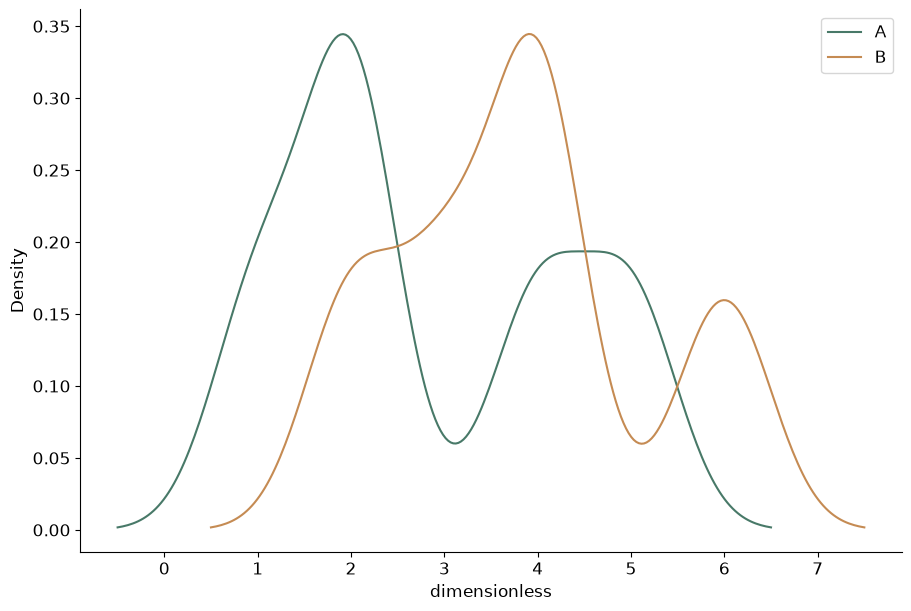

This chart was generated by the following Python code:
# Tuyan deterministic figure renderer v1; values are immutable source data.
import json
import math
import numpy as np
import matplotlib
matplotlib.use('Agg')
import matplotlib.pyplot as plt
from matplotlib.patches import Circle
from matplotlib.colors import ListedColormap, BoundaryNorm
d = json.loads("{\"type\":\"density\",\"rows\":[{\"group\":\"A\",\"value\":1},{\"group\":\"A\",\"value\":2},{\"group\":\"A\",\"value\":2},{\"group\":\"A\",\"value\":4},{\"group\":\"A\",\"value\":5},{\"group\":\"B\",\"value\":2},{\"group\":\"B\",\"value\":3},{\"group\":\"B\",\"value\":4},{\"group\":\"B\",\"value\":4},{\"group\":\"B\",\"value\":6}],\"units\":{\"value\":\"dimensionless\",\"x\":\"dimensionless\",\"y\":\"dimensionless\",\"size\":\"dimensionless\",\"low\":\"dimensionless\",\"high\":\"dimensionless\",\"start\":\"dimensionless\",\"end\":\"dimensionless\",\"effect\":\"dimensionless\",\"p\":\"dimensionless\",\"mean\":\"dimensionless\",\"fpr\":\"dimensionless\",\"tpr\":\"dimensionless\",\"recall\":\"dimensionless\",\"precision\":\"dimensionless\",\"predicted\":\"dimensionless\",\"observed\":\"dimensionless\",\"count\":\"dimensionless\",\"a\":\"dimensionless\",\"b\":\"dimensionless\",\"se\":\"dimensionless\",\"u\":\"dimensionless\",\"v\":\"dimensionless\",\"time\":\"dimensionless\",\"event\":\"dimensionless\"},\"options\":{\"bandwidth\":0.5,\"bins\":5,\"nullValue\":0,\"initialValue\":0,\"levels\":[0.5,1,1.5]},\"analysis\":{\"method\":\"pca\",\"description\":\"Synthetic precomputed QA values; not a statistical analysis of research data.\",\"pKind\":\"p\"},\"variants\":[],\"pixels\":1024,\"plotStyle\":{\"width\":9,\"height\":6,\"fontSize\":12}}")
r, kind, opt = d['rows'], d['type'], d['options']
plt.rcParams.update({'font.size':d['plotStyle']['fontSize']})
fig, ax = plt.subplots(figsize=(d['plotStyle']['width'], d['plotStyle']['height']), layout='constrained')
fig.set_facecolor('white')
fig._tuyan_target_pixels = d['pixels']
colors = ['#487968','#c58b53','#647da6','#a77592','#a5a659']
labels = [str(row.get('label',i+1)) for i,row in enumerate(r)]
unit = d['units']
def col(name):
    return np.array([row[name] for row in r], dtype=float)
def grouped():
    names = list(dict.fromkeys([str(row.get('group','Data')) for row in r]))
    return names, [np.array([row['value'] for row in r if str(row.get('group','Data')) == name], dtype=float) for name in names]
def density(values):
    # User-specified positive bandwidth; no concealed automatic inference.
    bw=float(opt['bandwidth'])
    grid=np.linspace(float(min(values))-3*bw,float(max(values))+3*bw,256)
    z=(grid[:,None]-values[None,:])/bw
    return grid,np.exp(-0.5*z*z).mean(axis=1)/(bw*math.sqrt(2*math.pi))
if kind in ['bar','dotplot','lollipop','forest']:
    y=np.arange(len(r)); values=col('value')
    if kind=='bar':
        bars=ax.barh(y,values,color=colors[0]); assert np.allclose([b.get_width() for b in bars],values)
    elif kind=='lollipop':
        ax.hlines(y,0,values,color=colors[0]); ax.scatter(values,y,color=colors[0])
    elif kind=='forest':
        ax.errorbar(values,y,xerr=np.vstack([values-col('low'),col('high')-values]),fmt='o',color=colors[0],capsize=3)
        ax.axvline(float(opt['nullValue']),color='#969e96',linestyle='--')
    else: ax.scatter(values,y,color=colors[0])
    ax.set_yticks(y,labels);ax.invert_yaxis();ax.set_xlabel(unit['value'])
elif kind in ['dumbbell','gantt']:
    y=np.arange(len(r));start,end=col('start'),col('end')
    if kind=='gantt': ax.barh(y,end-start,left=start,color=colors[0])
    else:
        ax.hlines(y,start,end,color='#9da99e');ax.scatter(start,y,label=opt.get('startLabel','Start'),color=colors[0]);ax.scatter(end,y,label=opt.get('endLabel','End'),color=colors[1]);ax.legend()
    ax.set_yticks(y,labels);ax.invert_yaxis();ax.set_xlabel(unit['start'])
elif kind=='waterfall':
    values=col('value');start=float(opt['initialValue'])+np.r_[0,np.cumsum(values)[:-1]]
    ax.bar(np.arange(len(r)),values,bottom=start,color=[colors[0] if v>=0 else colors[1] for v in values]);ax.set_xticks(np.arange(len(r)),labels,rotation=30);ax.set_ylabel(unit['value']);ax.axhline(0,color='#adb3a9')
elif kind=='histogram':
    values=col('value');counts,edges=np.histogram(values,bins=opt['bins'])
    assert int(counts.sum())==len(values)
    artists=ax.bar(edges[:-1],counts,width=np.diff(edges),align='edge',color=colors[0],edgecolor='white')
    assert np.allclose([p.get_height() for p in artists],counts)
    ax.set_xlabel(unit['value']);ax.set_ylabel('Count')
elif kind=='stripplot':
    names,groups=grouped()
    for i,values in enumerate(groups):ax.scatter(np.full(len(values),i),values,color=colors[i%len(colors)],s=22,alpha=.7)
    ax.set_xticks(np.arange(len(names)),names);ax.set_ylabel(unit['value'])
elif kind in ['boxplot','violin','raincloud','density','ridgeline']:
    names,groups=grouped()
    if kind=='boxplot': ax.boxplot(groups,whis=1.5,showfliers=True);ax.set_xticks(np.arange(len(names))+1,names);ax.set_ylabel(unit['value'])
    elif kind=='violin':
        # bw_method is explicit to avoid a hidden bandwidth choice.
        ax.violinplot(groups,showmeans=False,showmedians=True,bw_method=float(opt['bandwidth']));ax.set_xticks(np.arange(len(names))+1,names);ax.set_ylabel(unit['value'])
    else:
        for i,values in enumerate(groups):
            grid,pdf=density(values); color=colors[i%len(colors)]
            if kind=='density': ax.plot(grid,pdf,color=color,label=names[i])
            else:
                base=float(i);scale=0.65/max(pdf) if max(pdf)>0 else 1
                ax.fill_between(grid,base,base+pdf*scale,color=color,alpha=0.45)
                if kind=='raincloud':
                    ax.scatter(values,np.full(len(values),base-0.15),color=color,s=15)
                    ax.boxplot([values],positions=[base-0.35],vert=False,widths=.15,whis=1.5,manage_ticks=False)
        ax.set_xlabel(unit['value'])
        if kind=='density':ax.set_ylabel('Density');ax.legend()
        else:ax.set_yticks(np.arange(len(names)),names)
elif kind=='ecdf':
    values=np.sort(col('value')); p=np.arange(1,len(values)+1)/len(values)
    line=ax.step(values,p,where='post',color=colors[0])[0];assert np.allclose(line.get_ydata(),p)
    ax.set_xlabel(unit['value']);ax.set_ylabel('Cumulative proportion');ax.set_ylim(0,1)
elif kind in ['line','area','scatter','bubble','ordination','ma_plot','volcano','roc','pr_curve','calibration','bland_altman','funnel_meta']:
    xname,yname='x','y'
    if kind=='ma_plot':xname,yname='mean','effect'
    if kind=='roc':xname,yname='fpr','tpr'
    if kind=='pr_curve':xname,yname='recall','precision'
    if kind=='calibration':xname,yname='predicted','observed'
    if kind=='funnel_meta':xname,yname='effect','se'
    if kind=='volcano':x=col('effect');y=-np.log10(col('p'));xlabel='Effect ('+unit['effect']+')';ylabel='-log10('+d['analysis']['pKind']+')'
    elif kind=='bland_altman':
        a,b=col('a'),col('b');x=(a+b)/2;y=a-b;bias=np.mean(y);sd=np.std(y,ddof=1)
        for line,label in [(bias,'Mean difference'),(bias-1.96*sd,'Lower agreement limit'),(bias+1.96*sd,'Upper agreement limit')]:ax.axhline(line,color='#9a9f96',linestyle='--',label=label)
        ax.legend(fontsize=8);xlabel='Mean ('+unit['a']+')';ylabel='A - B ('+unit['a']+')'
    else:x,y=col(xname),col(yname);xlabel=xname+' ('+unit[xname]+')';ylabel=yname+' ('+unit[yname]+')'
    if kind in ['line','area','roc','pr_curve','calibration']:
        order=np.lexsort((y,x)) if kind=='roc' else np.argsort(x,kind='stable');x,y=x[order],y[order]
        artist=ax.plot(x,y,color=colors[0],marker='o',markersize=3)[0];assert np.allclose(artist.get_ydata(),y)
        if kind=='area':ax.fill_between(x,0,y,color=colors[0],alpha=.25)
    else:
        artist=ax.scatter(x,y,s=col('size')*float(opt.get('areaScale',20)) if kind=='bubble' else 26,color=colors[0]);assert np.allclose(artist.get_offsets(),np.column_stack([x,y]))
    ax.set_xlabel(xlabel);ax.set_ylabel(ylabel)
    if kind=='bubble':
        handles,legend_labels=artist.legend_elements(prop='sizes',num=3,func=lambda size:size/float(opt.get('areaScale',20)))
        ax.legend(handles,legend_labels,title='Area ('+unit['size']+')',fontsize=8)
    if kind in ['roc','calibration']:ax.plot([0,1],[0,1],linestyle='--',color='#adb3a9');ax.set_xlim(0,1);ax.set_ylim(0,1)
    if kind=='pr_curve':ax.set_xlim(0,1);ax.set_ylim(0,1)
    if kind=='funnel_meta':ax.invert_yaxis()
    if kind=='ordination':ax.text(.01,1.02,d['analysis']['method'].upper(),transform=ax.transAxes,fontsize=10)
elif kind in ['heatmap','adjacency_matrix','correlation_matrix','confusion_matrix','bubble_matrix','binary_matrix']:
    names_y=list(dict.fromkeys([str(row['row']) for row in r]));names_x=list(dict.fromkeys([str(row['column']) for row in r]))
    matrix=np.full((len(names_y),len(names_x)),np.nan)
    for row in r:matrix[names_y.index(str(row['row'])),names_x.index(str(row['column']))]=row['value']
    if kind=='bubble_matrix':
        for row in r:ax.scatter(names_x.index(str(row['column'])),names_y.index(str(row['row'])),s=row['value']*float(opt.get('areaScale',25)),color=colors[0])
        ax.invert_yaxis()
    elif kind=='binary_matrix':
        cmap=ListedColormap(['#f1f3ed','#487968']);cmap.set_bad('#b7b9b2')
        img=ax.pcolormesh(np.arange(len(names_x)+1)-.5,np.arange(len(names_y)+1)-.5,matrix,cmap=cmap,norm=BoundaryNorm([-.5,.5,1.5],2),shading='flat');ax.invert_yaxis();fig.colorbar(img,ax=ax,ticks=[0,1],label='0 absent / 1 present; grey missing')
        assert np.allclose(img.get_array(),matrix,equal_nan=True)
    else:
        img=ax.pcolormesh(np.arange(len(names_x)+1)-.5,np.arange(len(names_y)+1)-.5,matrix,cmap='RdBu_r' if kind=='correlation_matrix' else 'viridis',vmin=-1 if kind=='correlation_matrix' else None,vmax=1 if kind=='correlation_matrix' else None,shading='flat');ax.invert_yaxis();fig.colorbar(img,ax=ax,label=unit['value'])
        assert np.allclose(img.get_array(),matrix,equal_nan=True)
    ax.set_xticks(np.arange(len(names_x)),names_x,rotation=40,ha='right');ax.set_yticks(np.arange(len(names_y)),names_y)
    if kind=='confusion_matrix':ax.set_xlabel('Predicted class');ax.set_ylabel('True class')
elif kind=='pie':
    values=col('value');wedges,_=ax.pie(values,labels=labels,colors=colors,normalize=True)
    assert np.allclose([(w.theta2-w.theta1)/360 for w in wedges],values/sum(values),atol=1e-6)
elif kind=='rose':
    fig.delaxes(ax);ax=fig.add_subplot(111,projection='polar');values=col('value');theta=np.arange(len(r))*2*np.pi/len(r)
    ax.bar(theta,np.sqrt(values),width=2*np.pi/len(r),color=colors[0],edgecolor='white');ax.set_xticks(theta,labels);ax.set_ylabel('Radius = sqrt(value)')
elif kind in ['gene_track','protein_domain']:
    start,end=col('start'),col('end');ax.barh(np.arange(len(r)),end-start,left=start,color=colors[0]);ax.set_yticks(np.arange(len(r)),labels);ax.set_xlabel(unit['start']);ax.invert_yaxis()
elif kind=='vector_field':
    artist=ax.quiver(col('x'),col('y'),col('u'),col('v'),angles='xy',scale_units='xy',scale=1,color=colors[0]);ax.set_xlabel(unit['x']);ax.set_ylabel(unit['y']);ax.set_aspect('equal')
elif kind=='contour':
    xs=np.unique(col('x'));ys=np.unique(col('y'));z=np.full((len(ys),len(xs)),np.nan)
    for row in r:z[list(ys).index(row['y']),list(xs).index(row['x'])]=row['value']
    cs=ax.contour(xs,ys,z,levels=opt['levels'])
    for label in ax.clabel(cs,inline=False,fontsize=8):label.set_bbox({'facecolor':'white','edgecolor':'none','pad':1})
    ax.set_xlabel(unit['x']);ax.set_ylabel(unit['y'])
elif kind=='kaplan_meier':
    names=list(dict.fromkeys([str(row.get('group','Data')) for row in r]))
    for i,name in enumerate(names):
        data=[row for row in r if str(row.get('group','Data'))==name];times=sorted(set(row['time'] for row in data));xs=[0.];ys=[1.];s=1.
        for t in times:
            risk=sum(row['time']>=t for row in data);events=sum(row['time']==t and row['event']==1 for row in data)
            s=s*(1-events/risk);xs.append(t);ys.append(s)
            cens=sum(row['time']==t and row['event']==0 for row in data)
            if cens:ax.plot(t,s,marker='+',color=colors[i%len(colors)])
        ax.step(xs,ys,where='post',label=name,color=colors[i%len(colors)])
    ax.set_ylim(0,1.03);ax.set_ylabel('Survival probability (no CI estimated)');ax.set_xlabel(unit['time']);ax.legend()
elif kind in ['venn','upset']:
    names=[row['set'] for row in r];sets=[set(row['members']) for row in r];members=set().union(*sets);counts={}
    for item in members:
        mask=tuple(item in s for s in sets);counts[mask]=counts.get(mask,0)+1
    if kind=='venn':
        for x,color,name in [(0.4,colors[0],names[0]),(.65,colors[1],names[1])]:ax.add_patch(Circle((x,.5),.23,facecolor=color,alpha=.25));ax.text(x,.78,name,ha='center')
        for x,key in [(.29,(True,False)),(.525,(True,True)),(.76,(False,True))]:ax.text(x,.5,str(counts.get(key,0)),ha='center')
        ax.set_xlim(0,1.05);ax.set_ylim(0,1);ax.set_aspect('equal');ax.axis('off');ax.text(.5,.1,'Areas are schematic; labels show exact counts',ha='center',fontsize=8)
    else:
        masks=sorted(counts,key=lambda m:(-counts[m],m));ax.bar(np.arange(len(masks)),[counts[m] for m in masks],color=colors[0]);ax.set_xticks(np.arange(len(masks)),[' & '.join(names[i] for i,v in enumerate(m) if v) for m in masks],rotation=35,ha='right');ax.set_ylabel('Exclusive intersection size')
        # Membership matrix below bars is necessary to distinguish UpSet from a bar chart.
        matrix_ax=ax.inset_axes([0,-.48,1,.27]);matrix_ax.set_xlim(-.5,len(masks)-.5)
        for j,m in enumerate(masks):
            ys=[i for i,v in enumerate(m) if v];matrix_ax.plot([j]*len(ys),ys,color=colors[0]);matrix_ax.scatter([j]*len(names),np.arange(len(names)),color=[colors[0] if v else '#dde1d8' for v in m])
        matrix_ax.set_yticks(np.arange(len(names)),names);matrix_ax.set_xticks([]);matrix_ax.invert_yaxis()

checks={}
computed={}
def audit(name,actual,expected,atol=1e-8):
    a=np.asarray(actual,dtype=float);e=np.asarray(expected,dtype=float)
    assert a.shape==e.shape and np.allclose(a,e,rtol=1e-7,atol=atol,equal_nan=True), 'Numeric artist mismatch: '+name
    mask=np.isfinite(a)&np.isfinite(e)
    error=float(np.max(np.abs(a[mask]-e[mask]))) if np.any(mask) else 0.
    checks[name]={'count':int(a.size),'absoluteError':error,'passed':True}
if kind=='bar':audit('bar_widths',[p.get_width() for p in ax.patches],col('value'))
elif kind in ['dotplot','lollipop']:audit('point_values',ax.collections[-1].get_offsets()[:,0],col('value'))
elif kind=='forest':
    audit('point_estimates',ax.lines[0].get_xdata(),col('value'))
    audit('intervals',np.array(ax.collections[0].get_segments())[:,:,0],np.column_stack([col('low'),col('high')]))
elif kind=='dumbbell':
    audit('start_points',ax.collections[1].get_offsets()[:,0],col('start'));audit('end_points',ax.collections[2].get_offsets()[:,0],col('end'))
elif kind=='gantt':
    audit('interval_start',[p.get_x() for p in ax.patches],col('start'));audit('interval_width',[p.get_width() for p in ax.patches],col('end')-col('start'))
elif kind=='waterfall':
    audit('increments',[p.get_height() for p in ax.patches],col('value'));audit('cumulative_baselines',[p.get_y() for p in ax.patches],float(opt['initialValue'])+np.r_[0,np.cumsum(col('value'))[:-1]])
    computed['cumulativeValues']=(float(opt['initialValue'])+np.cumsum(col('value'))).tolist()
elif kind=='histogram':
    audit('bin_heights',[p.get_height() for p in ax.patches],counts);audit('total_count',[sum(p.get_height() for p in ax.patches)],[len(r)]);computed['binEdges']=edges.tolist();computed['binCounts']=counts.tolist()
elif kind=='stripplot':
    for i,values in enumerate(groups):audit('observations_'+str(i),ax.collections[i].get_offsets()[:,1],values)
elif kind=='boxplot':
    for i,values in enumerate(groups):audit('median_'+str(i),ax.lines[i*7+5].get_ydata(),[np.median(values)]*2)
elif kind=='violin':
    medians=ax.collections[-1].get_segments();audit('medians',[x[0,1] for x in medians],[np.median(v) for v in groups])
elif kind in ['density','ridgeline','raincloud']:
    computed['bandwidth']=float(opt['bandwidth']);computed['groupSizes']=[len(v) for v in groups]
    for i,values in enumerate(groups):
        grid,pdf=density(values)
        if kind=='density':audit('density_'+str(i),ax.lines[i].get_ydata(),pdf)
        else:
            top=np.column_stack([grid,i+pdf*(.65/max(pdf))]);bottom=np.column_stack([grid,np.full(len(grid),i)])
            expected=np.vstack([top[0],bottom,top[-1],top[::-1],top[0]])
            audit('density_polygon_'+str(i),ax.collections[i*(2 if kind=='raincloud' else 1)].get_paths()[0].vertices,expected)
        if kind=='raincloud':audit('observations_'+str(i),ax.collections[i*2+1].get_offsets()[:,0],values)
elif kind=='ecdf':
    audit('ecdf_sorted_values',ax.lines[0].get_xdata(),np.sort(col('value')));audit('ecdf_probability',ax.lines[0].get_ydata(),np.arange(1,len(r)+1)/len(r))
elif kind in ['line','area','roc','pr_curve','calibration']:audit('plotted_xy',np.column_stack([artist.get_xdata(),artist.get_ydata()]),np.column_stack([x,y]))
elif kind in ['scatter','bubble','ordination','ma_plot','volcano','bland_altman','funnel_meta']:
    audit('point_coordinates',artist.get_offsets(),np.column_stack([x,y]))
    if kind=='bubble':audit('marker_area',artist.get_sizes(),col('size')*float(opt.get('areaScale',20)))
    if kind=='volcano':computed['negativeLog10P']=y.tolist()
    if kind=='bland_altman':
        audit('agreement_limits',[ln.get_ydata()[0] for ln in ax.lines[:3]],[bias,bias-1.96*sd,bias+1.96*sd]);computed.update({'meanDifference':float(bias),'sampleSdDifference':float(sd),'limits':[float(bias-1.96*sd),float(bias+1.96*sd)]})
elif kind in ['heatmap','adjacency_matrix','correlation_matrix','confusion_matrix','binary_matrix']:audit('matrix_cells',img.get_array(),matrix);computed['missingCells']=int(np.isnan(matrix).sum())
elif kind=='bubble_matrix':audit('marker_areas',[c.get_sizes()[0] for c in ax.collections],col('value')*float(opt.get('areaScale',25)))
elif kind=='pie':audit('angular_proportions',[(w.theta2-w.theta1)/360 for w in wedges],col('value')/sum(col('value')),1e-6)
elif kind=='rose':audit('area_proportions',[p.get_height()**2 for p in ax.patches],col('value'))
elif kind=='vector_field':audit('vectors',np.column_stack([artist.U,artist.V]),np.column_stack([col('u'),col('v')]))
elif kind=='contour':
    audit('contour_levels',cs.levels,opt['levels'])
    for level,path in zip(cs.levels,cs.get_paths()):
        points=path.vertices
        if len(points)==0:continue
        assert np.all(points[:,0]>=xs[0]) and np.all(points[:,0]<=xs[-1]) and np.all(points[:,1]>=ys[0]) and np.all(points[:,1]<=ys[-1]), 'Contour outside data grid'
        ix=np.clip(np.searchsorted(xs,points[:,0],side='right')-1,0,len(xs)-2);iy=np.clip(np.searchsorted(ys,points[:,1],side='right')-1,0,len(ys)-2)
        tx=(points[:,0]-xs[ix])/(xs[ix+1]-xs[ix]);ty=(points[:,1]-ys[iy])/(ys[iy+1]-ys[iy])
        interpolated=(1-tx)*(1-ty)*z[iy,ix]+tx*(1-ty)*z[iy,ix+1]+(1-tx)*ty*z[iy+1,ix]+tx*ty*z[iy+1,ix+1]
        audit('contour_vertices_'+str(float(level)),interpolated,np.full(len(points),level))
    computed['gridShape']=list(z.shape)
elif kind=='kaplan_meier':
    survival_lines=[ln for ln in ax.lines if ln.get_drawstyle()=='steps-post']
    for i,name in enumerate(names):
        data=[row for row in r if str(row.get('group','Data'))==name];prob=1.;expected=[1.]
        for t in sorted(set(row['time'] for row in data)):
            prob*=1-sum(row['time']==t and row['event']==1 for row in data)/sum(row['time']>=t for row in data);expected.append(prob)
        audit('survival_'+str(i),survival_lines[i].get_ydata(),expected)
        computed[name]={'survival':expected}
elif kind=='venn':audit('intersection_labels',[float(t.get_text()) for t in ax.texts[2:5]],[counts.get((True,False),0),counts.get((True,True),0),counts.get((False,True),0)])
elif kind=='upset':audit('exclusive_intersections',[p.get_height() for p in ax.patches],[counts[m] for m in masks]);audit('union_size',[sum(p.get_height() for p in ax.patches)],[len(members)])
assert checks, 'Missing numeric audit for '+kind
fig._tuyan_validation={'typeId':kind,'checks':checks,'computations':computed,'analysis':d['analysis'],'suppliedFields':list(r[0]),'dataSourcePolicy':'User supplied values; artist checks do not establish source authenticity or study validity.'}

for collection in fig.findobj(matplotlib.collections.Collection):collection.set_rasterized(False)
for spine in ['top','right']:
    if spine in ax.spines: ax.spines[spine].set_visible(False)
